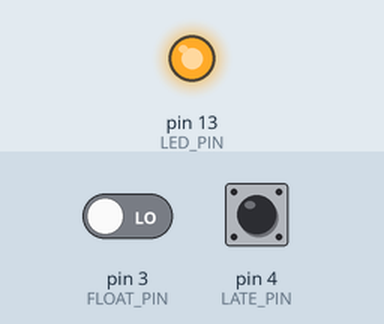
Recording of a sketch running on a simulated Arduino Uno, built with avr-gcc and run on an emulated ATmega328P. Parts: output pins drawn as LEDs (lit = HIGH). The test bench sets the inputs (shaded band); at power-on: pin 4 (LATE_PIN) HIGH, pin 3 (FLOAT_PIN) LOW.

Above: at 1.2 s.
1.3 s: pin 4 (LATE_PIN) pulled LOW for 0.15 s
At 1.37 s:
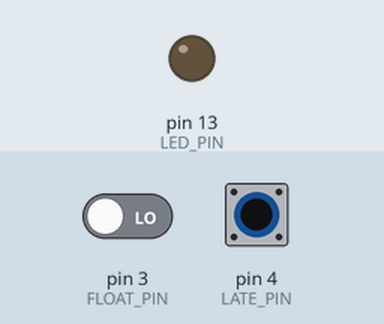
2.9 s: pin 4 (LATE_PIN) pulled LOW for 3.2 s
At 6.4 s:
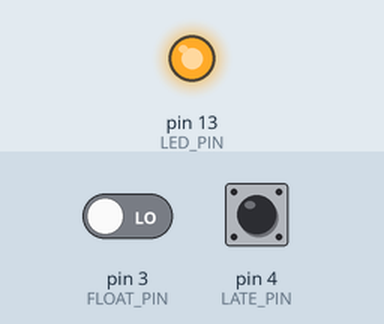
Timing chart, 0 to 7.9 s (numbered marks = the images above; inputs shaded):
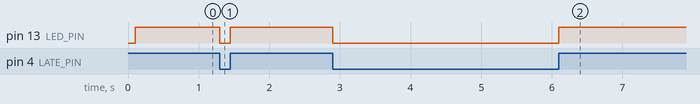

Measured:
- after the input at 1.3 s, pin 13 (LED_PIN): HIGH → LOW at once, → HIGH 0.15 s later
- after the input at 2.9 s, pin 13 (LED_PIN): HIGH → LOW at once, → HIGH 3.2 s later

The sketch:

floating_input.ino
```cpp
// floating_input.ino
// Test sketch for inputs that nothing drives from outside.
//
// Pins:
//   D13 (PB5) = OUTPUT, the LED
//   D3  (PD3) = INPUT, no pull-up, read on every pass of loop()
//   D4  (PD4) = INPUT for the earliest 100 ms, then INPUT_PULLUP (switched once)
//
// Behavior:
//   - D3 is read on every pass. The result goes into a volatile variable so
//     the compiler keeps the PIND read in the binary.
//   - D4 starts as a plain input. When millis() reaches 100, loop() turns on
//     its pull-up one time.
//   - The LED (D13) is HIGH when D4 reads HIGH, and LOW otherwise.

const int LED_PIN = 13;     // D13, PB5
const int FLOAT_PIN = 3;    // D3, PD3, plain input
const int LATE_PIN = 4;     // D4, PD4, pull-up is enabled after 100 ms

const unsigned long PULLUP_AT_MS = 100;

volatile int sink = 0;      // keeps the D3 read from being optimized away
bool pulledUp = false;

void setup() {
  pinMode(LED_PIN, OUTPUT);
  pinMode(FLOAT_PIN, INPUT);
  pinMode(LATE_PIN, INPUT);
}

void loop() {
  // Switch D4 to a pull-up input one time, once 100 ms have passed.
  if (!pulledUp && millis() >= PULLUP_AT_MS) {
    pinMode(LATE_PIN, INPUT_PULLUP);
    pulledUp = true;
  }

  // Read D3 on every pass.
  sink = digitalRead(FLOAT_PIN);

  // Mirror D4 on the LED.
  digitalWrite(LED_PIN, digitalRead(LATE_PIN) == HIGH ? HIGH : LOW);
}
```
